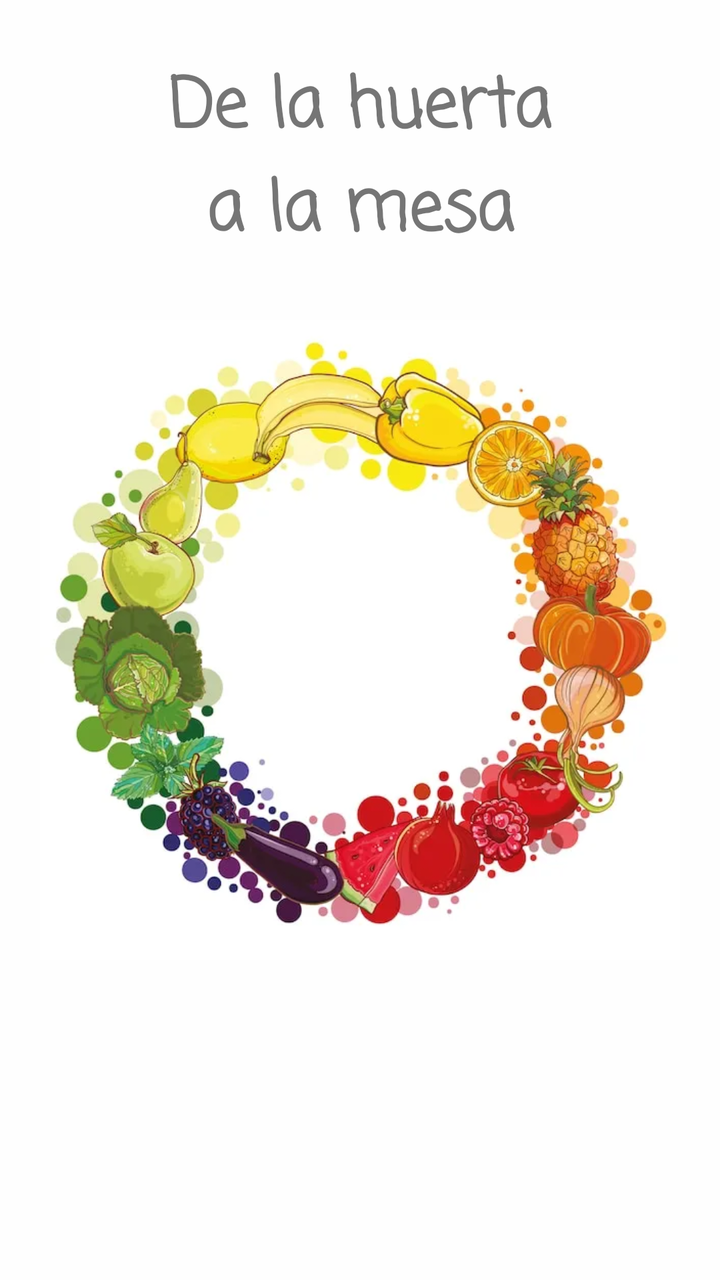
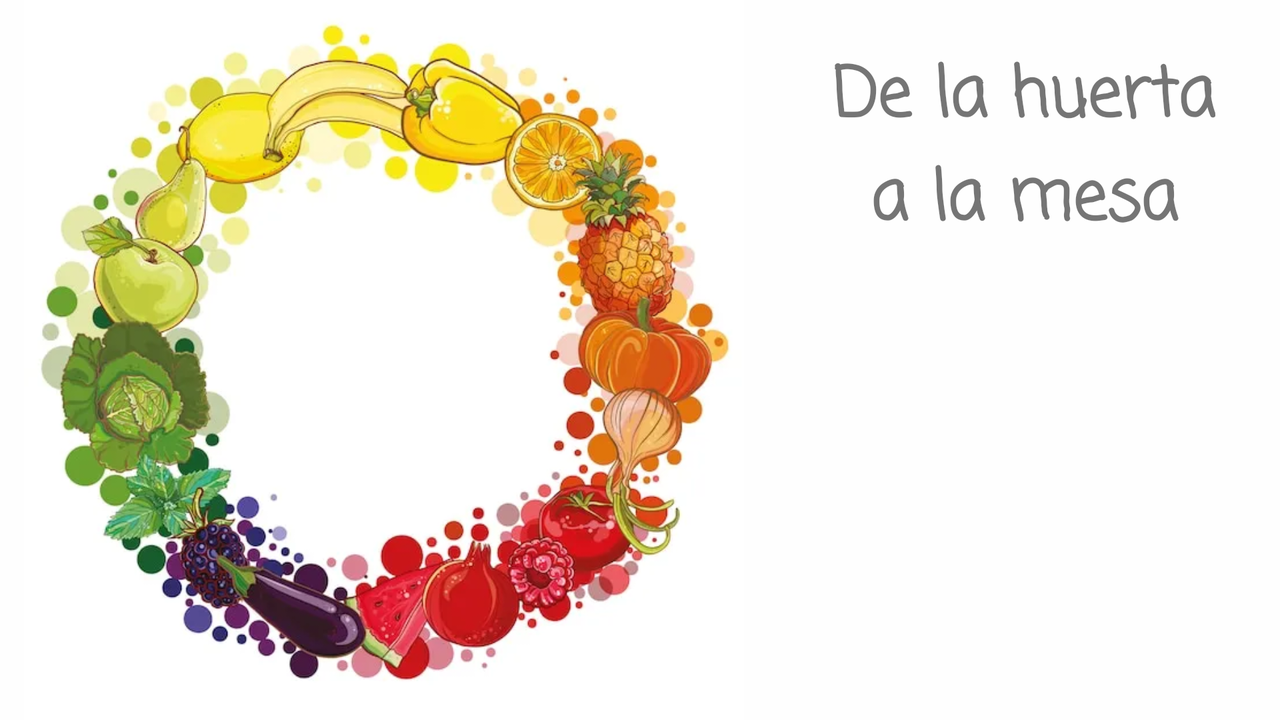

One screen, two layout resources from the same app: the default and the repository's alternative for another configuration. Each is rendered where Android would select it; the XML of both is given below.
<!-- AndroidManifest.xml: application theme Theme.Design.Light.NoActionBar -->
<!-- res/layout/activity_screen_load.xml -->
<?xml version="1.0" encoding="utf-8"?>
<androidx.constraintlayout.widget.ConstraintLayout xmlns:android="http://schemas.android.com/apk/res/android"
    xmlns:app="http://schemas.android.com/apk/res-auto"
    xmlns:tools="http://schemas.android.com/tools"
    android:layout_width="match_parent"
    android:layout_height="match_parent"
    android:background="#FEFEFE"
    tools:context=".load.ScreenLoad">

    <ImageView
        android:id="@+id/img_logo"
        android:layout_width="0dp"
        android:layout_height="0dp"
        android:scaleType="fitCenter"
        app:layout_constraintBottom_toTopOf="@+id/guideline3"
        app:layout_constraintEnd_toEndOf="parent"
        app:layout_constraintStart_toStartOf="parent"
        app:layout_constraintTop_toTopOf="@+id/guideline2"
        app:srcCompat="@drawable/logo" />

    <TextView
        android:id="@+id/tv_title"
        android:layout_width="wrap_content"
        android:layout_height="wrap_content"
        android:layout_marginStart="4dp"
        android:layout_marginEnd="4dp"
        android:fontFamily="casual"
        android:gravity="center"
        android:text="@string/app_name"
        android:textSize="34sp"
        android:textStyle="bold"
        app:layout_constraintBottom_toTopOf="@+id/img_logo"
        app:layout_constraintEnd_toEndOf="parent"
        app:layout_constraintStart_toStartOf="parent"
        app:layout_constraintTop_toTopOf="parent" />

    <androidx.constraintlayout.widget.Guideline
        android:id="@+id/guideline2"
        android:layout_width="wrap_content"
        android:layout_height="wrap_content"
        android:orientation="horizontal"
        app:layout_constraintGuide_percent="0.25" />

    <androidx.constraintlayout.widget.Guideline
        android:id="@+id/guideline3"
        android:layout_width="wrap_content"
        android:layout_height="wrap_content"
        android:orientation="horizontal"
        app:layout_constraintGuide_percent="0.75" />

    <Button
        android:id="@+id/btn_enter"
        android:layout_width="wrap_content"
        android:layout_height="wrap_content"
        android:text="Comenzar"
        android:visibility="invisible"
        app:layout_constraintBottom_toBottomOf="parent"
        app:layout_constraintEnd_toEndOf="parent"
        app:layout_constraintStart_toStartOf="parent"
        app:layout_constraintTop_toBottomOf="@+id/img_logo" />

    <TextView
        android:id="@+id/tv_infoRed"
        android:layout_width="wrap_content"
        android:layout_height="wrap_content"
        android:fontFamily="casual"
        android:text="¿Tienes conexión a internet?"
        android:textSize="20sp"
        android:textStyle="bold"
        android:visibility="invisible"
        app:layout_constraintBottom_toTopOf="@+id/btn_enter"
        app:layout_constraintEnd_toEndOf="parent"
        app:layout_constraintStart_toStartOf="parent"
        app:layout_constraintTop_toBottomOf="@+id/img_logo" />

</androidx.constraintlayout.widget.ConstraintLayout>
<!-- resources referenced by this layout -->
<resources>
  <!-- drawable logo: webp bitmap (drawable, 44120 bytes) -->
  <string name="app_name" translatable="false">De la huerta\na la mesa</string>
</resources>
<!-- res/layout-land/activity_screen_load.xml (the repository's variant of the layout above) -->
<!-- drawn on the phone turned sideways -->
<?xml version="1.0" encoding="utf-8"?>
<androidx.constraintlayout.widget.ConstraintLayout xmlns:android="http://schemas.android.com/apk/res/android"
    xmlns:app="http://schemas.android.com/apk/res-auto"
    xmlns:tools="http://schemas.android.com/tools"
    android:layout_width="match_parent"
    android:layout_height="match_parent"
    android:background="#FEFEFE"
    tools:context=".load.ScreenLoad">

    <ImageView
        android:id="@+id/img_logo"
        android:layout_width="0dp"
        android:layout_height="0dp"
        android:scaleType="fitCenter"
        app:layout_constraintBottom_toBottomOf="parent"
        app:layout_constraintEnd_toStartOf="@+id/guideline4"
        app:layout_constraintStart_toStartOf="parent"
        app:layout_constraintTop_toTopOf="parent"
        app:srcCompat="@drawable/logo" />

    <TextView
        android:id="@+id/tv_title"
        android:layout_width="wrap_content"
        android:layout_height="wrap_content"
        android:fontFamily="casual"
        android:gravity="center"
        android:text="@string/app_name"
        android:textSize="34sp"
        android:textStyle="bold"
        app:layout_constraintBottom_toTopOf="@+id/tv_infoRed"
        app:layout_constraintEnd_toEndOf="parent"
        app:layout_constraintStart_toStartOf="@+id/guideline4"
        app:layout_constraintTop_toTopOf="parent" />

    <androidx.constraintlayout.widget.Guideline
        android:id="@+id/guideline2"
        android:layout_width="wrap_content"
        android:layout_height="wrap_content"
        android:orientation="horizontal"
        app:layout_constraintGuide_percent="0.5" />

    <Button
        android:id="@+id/btn_enter"
        android:layout_width="wrap_content"
        android:layout_height="wrap_content"
        android:text="Comenzar"
        android:visibility="invisible"
        app:layout_constraintEnd_toEndOf="parent"
        app:layout_constraintStart_toStartOf="@+id/guideline4"
        app:layout_constraintTop_toTopOf="@+id/guideline2" />

    <TextView
        android:id="@+id/tv_infoRed"
        android:layout_width="wrap_content"
        android:layout_height="wrap_content"
        android:fontFamily="casual"
        android:text="¿Tienes conexión a internet?"
        android:textSize="20sp"
        android:textStyle="bold"
        android:visibility="invisible"
        app:layout_constraintBottom_toTopOf="@+id/guideline2"
        app:layout_constraintEnd_toEndOf="parent"
        app:layout_constraintStart_toStartOf="@+id/guideline4" />

    <androidx.constraintlayout.widget.Guideline
        android:id="@+id/guideline4"
        android:layout_width="wrap_content"
        android:layout_height="wrap_content"
        android:orientation="vertical"
        app:layout_constraintGuide_percent="0.6" />

</androidx.constraintlayout.widget.ConstraintLayout>
